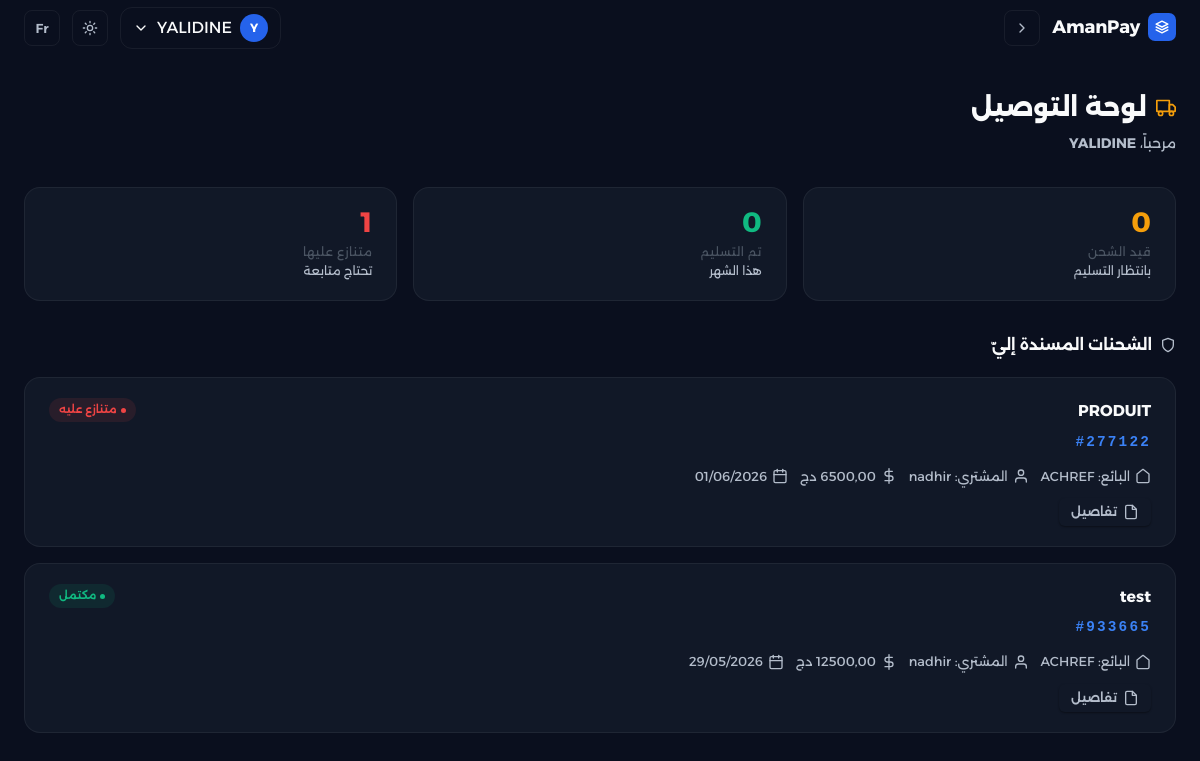
Screenshot of /dashboard/delivery/ (signed in) with the database file from the repository.
### accounts/models.py (models this page shows, shortened)
class User(AbstractUser):
    class Role(models.TextChoices):
        BUYER = 'BUYER', _('مشتري')
        SELLER = 'SELLER', _('بائع')
        DELIVERY = 'DELIVERY', _('شركة توصيل')
    role = models.CharField(
        max_length=10,
        choices=Role.choices,
        verbose_name=_('الدور'),
    )
    phone = models.CharField(
        max_length=20,
        blank=True,
        verbose_name=_('رقم الهاتف'),
    )
    store_name = models.CharField(
        max_length=150,
        blank=True,
        verbose_name=_('اسم المتجر'),
    )
    store_description = models.TextField(
        blank=True,
        verbose_name=_('وصف المتجر'),
    )
    national_id = models.CharField(
        max_length=18,
        blank=True,
        null=True,
        verbose_name=_('رقم التعريف الوطني'),
    )
    commercial_register = models.CharField(
        max_length=20,
        blank=True,
        null=True,
        verbose_name=_('رقم السجل التجاري'),
    )
    company_name = models.CharField(
        max_length=150,
        blank=True,
        verbose_name=_('اسم شركة التوصيل'),
    )
    company_registration = models.CharField(
        max_length=100,
        blank=True,
        verbose_name=_('رقم تسجيل الشركة'),
    )
    is_verified = models.BooleanField(
        default=False,
        verbose_name=_('موثق'),
    )
    class Meta:
        verbose_name = _('مستخدم')
        verbose_name_plural = _('المستخدمون')

### transactions/models.py (models this page shows, shortened)
class Transaction(models.Model):
    class Status(models.TextChoices):
        PENDING = 'PENDING', _('في الانتظار')
        FUNDED = 'FUNDED', _('ممول')
        SHIPPED = 'SHIPPED', _('تم الشحن')
        DELIVERED = 'DELIVERED', _('تم التسليم')
        COMPLETED = 'COMPLETED', _('مكتمل')
        DISPUTED = 'DISPUTED', _('متنازع عليه')
        REFUNDED = 'REFUNDED', _('مسترجع')
        CANCELLED = 'CANCELLED', _('ملغى')
    code = models.CharField(
        max_length=6,
        unique=True,
        default=_generate_transaction_code,
        editable=False,
        verbose_name=_('كود المعاملة'),
    )
    seller = models.ForeignKey(
        settings.AUTH_USER_MODEL,
        on_delete=models.PROTECT,
        related_name='sales',
        verbose_name=_('البائع'),
    )
    buyer = models.ForeignKey(
        settings.AUTH_USER_MODEL,
        on_delete=models.SET_NULL,
        related_name='purchases',
        null=True,
        blank=True,
        verbose_name=_('المشتري'),
    )
    delivery_company = models.ForeignKey(
        settings.AUTH_USER_MODEL,
        on_delete=models.SET_NULL,
        null=True,
        blank=True,
        related_name='deliveries',
        verbose_name=_('شركة التوصيل'),
    )
    product_name = models.CharField(
        max_length=255,
        verbose_name=_('اسم المنتج'),
    )
    description = models.TextField(
        blank=True,
        verbose_name=_('الوصف'),
    )
    amount = models.DecimalField(
        max_digits=12,
        decimal_places=2,
        verbose_name=_('المبلغ'),
    )
    status = models.CharField(
        max_length=10,
        choices=Status.choices,
        default=Status.PENDING,
        verbose_name=_('الحالة'),
    )
    created_at = models.DateTimeField(auto_now_add=True, verbose_name=_('تاريخ الإنشاء'))
    updated_at = models.DateTimeField(auto_now=True, verbose_name=_('تاريخ التحديث'))
    release_date = models.DateTimeField(
        null=True,
        blank=True,
        verbose_name=_('تاريخ الإفراج عن المبلغ'),
    )
    dispute_reason = models.TextField(
        null=True,
        blank=True,
        verbose_name=_('وصف النزاع'),
    )
    dispute_opened_by = models.ForeignKey(
        settings.AUTH_USER_MODEL,
        on_delete=models.SET_NULL,
        null=True,
        blank=True,
        related_name='disputes_opened',
        verbose_name=_('فاتح النزاع'),
    )
    dispute_opened_at = models.DateTimeField(
        null=True,
        blank=True,
        verbose_name=_('تاريخ فتح النزاع'),
    )
    dispute_acknowledged_at = models.DateTimeField(
        null=True,
        blank=True,
        verbose_name=_('تاريخ الاطلاع على النزاع'),
    )
    dispute_acknowledged_by = models.ForeignKey(
        settings.AUTH_USER_MODEL,
        on_delete=models.SET_NULL,
        null=True,
        blank=True,
        related_name='disputes_acknowledged',
        verbose_name=_('من اطّلع على النزاع'),
    )
    class Meta:
        verbose_name = _('معاملة')
        verbose_name_plural = _('المعاملات')
        ordering = ['-created_at']

### accounts/views.py (the view)
# urls.py: path('dashboard/delivery/', views.delivery_dashboard_view, name='delivery_dashboard'),
@login_required
def delivery_dashboard_view(request):
    from transactions.models import Transaction
    transactions = Transaction.objects.filter(delivery_company=request.user).order_by('-created_at')
    shipped_count   = transactions.filter(status='SHIPPED').count()
    delivered_count = transactions.filter(status='DELIVERED').count()
    disputed_count  = transactions.filter(status='DISPUTED').count()
    return render(request, 'accounts/delivery_dashboard.html', {
        'transactions': transactions,
        'shipped_count':   shipped_count,
        'delivered_count': delivered_count,
        'disputed_count':  disputed_count,
    })

### templates/accounts/delivery_dashboard.html (shortened to what this page needs)
{% extends "base.html" %}
{% load i18n %}
{% block content %}
<div class="page-header">
  <h1>
    {% trans "لوحة التوصيل" %}
  </h1>
  <p>{% trans "مرحباً" %}، <strong>{{ user.company_name|default:user.username }}</strong></p>
</div>
<div class="stats-row">
  <div class="stat-card">
    <div class="stat-value yellow">{{ shipped_count|default:"0" }}</div>
    <div class="stat-label">{% trans "قيد الشحن" %}</div>
    <div class="stat-sublabel">{% trans "بانتظار التسليم" %}</div>
  </div>
  <div class="stat-card">
    <div class="stat-value green">{{ delivered_count|default:"0" }}</div>
    <div class="stat-label">{% trans "تم التسليم" %}</div>
    <div class="stat-sublabel">{% trans "هذا الشهر" %}</div>
  </div>
  <div class="stat-card">
    <div class="stat-value red">{{ disputed_count|default:"0" }}</div>
    <div class="stat-label">{% trans "متنازع عليها" %}</div>
    <div class="stat-sublabel">{% trans "تحتاج متابعة" %}</div>
  </div>
</div>
<div class="flex-between mb-2" style="margin-bottom:1.25rem;">
  <h3 style="font-size:0.95rem;font-weight:700;display:flex;align-items:center;gap:0.5rem;">
    <svg class="icon-sm" viewBox="0 0 24 24" fill="none" stroke="currentColor" stroke-width="2" stroke-linecap="round" stroke-linejoin="round" style="color:var(--muted-l);"><path d="M12 22s8-4 8-10V5l-8-3-8 3v7c0 6 8 10 8 10z"/></svg>
    {% trans "الشحنات المسندة إليّ" %}
  </h3>
</div>
{% if transactions %}
  {% for tx in transactions %}
  <div class="shipment-card">
    <div class="shipment-top">
      <div class="shipment-info">
        <h4>{{ tx.product_name }}</h4>
        <span class="tx-code">#{{ tx.code }}</span>
      </div>
      <span class="badge badge-{{ tx.status|lower }}">{{ tx.get_status_display }}</span>
    </div>
    <div class="shipment-meta">
      <span class="meta-item">
        <svg class="icon-sm" viewBox="0 0 24 24" fill="none" stroke="currentColor" stroke-width="2" stroke-linecap="round" stroke-linejoin="round"><path d="M3 9l9-7 9 7v11a2 2 0 0 1-2 2H5a2 2 0 0 1-2-2z"/></svg>
        {% trans "البائع" %}: {{ tx.seller.username }}
      </span>
      <span class="meta-item">
        <svg class="icon-sm" viewBox="0 0 24 24" fill="none" stroke="currentColor" stroke-width="2" stroke-linecap="round" stroke-linejoin="round"><path d="M20 21v-2a4 4 0 0 0-4-4H8a4 4 0 0 0-4 4v2"/><circle cx="12" cy="7" r="4"/></svg>
        {% trans "المشتري" %}: {{ tx.buyer.username|default:"—" }}
      </span>
      <span class="meta-item">
        <svg class="icon-sm" viewBox="0 0 24 24" fill="none" stroke="currentColor" stroke-width="2" stroke-linecap="round" stroke-linejoin="round"><line x1="12" y1="1" x2="12" y2="23"/><path d="M17 5H9.5a3.5 3.5 0 0 0 0 7h5a3.5 3.5 0 0 1 0 7H6"/></svg>
        {{ tx.amount }} {% trans "دج" %}
      </span>
      <span class="meta-item">
        <svg class="icon-sm" viewBox="0 0 24 24" fill="none" stroke="currentColor" stroke-width="2" stroke-linecap="round" stroke-linejoin="round"><rect x="3" y="4" width="18" height="18" rx="2" ry="2"/><line x1="16" y1="2" x2="16" y2="6"/><line x1="8" y1="2" x2="8" y2="6"/><line x1="3" y1="10" x2="21" y2="10"/></svg>
        {{ tx.created_at|date:"d/m/Y" }}
      </span>
    </div>
    <div class="actions-row" style="margin-top:0.75rem;">
      <a href="{% url 'transactions:detail' tx.pk %}" class="btn btn-ghost btn-sm">
        <svg class="icon-sm" viewBox="0 0 24 24" fill="none" stroke="currentColor" stroke-width="2" stroke-linecap="round" stroke-linejoin="round"><path d="M14 2H6a2 2 0 0 0-2 2v16a2 2 0 0 0 2 2h12a2 2 0 0 0 2-2V8z"/><polyline points="14 2 14 8 20 8"/></svg>
        {% trans "تفاصيل" %}
      </a>
    </div>
  </div>
  {% endfor %}
{% endif %}
{% endblock %}

### templates/base.html (shortened to what this page needs)
{% load i18n %}
{% load static %}
<!DOCTYPE html>
<html lang="{{ LANGUAGE_CODE }}" dir="{% if LANGUAGE_CODE == 'ar' %}rtl{% else %}ltr{% endif %}">
<head>
  <link rel="stylesheet" href="{% static 'css/design-system.css' %}">
</head>
<body>
<nav class="navbar">
  {% load i18n %}{% get_current_language as CURRENT_LANG %}
  <div class="navbar-start">
    <a href="{% url 'accounts:home_redirect' %}" class="navbar-brand">
      <span class="brand-icon">
        <svg width="14" height="14" viewBox="0 0 24 24" fill="none" stroke="currentColor" stroke-width="2.5" stroke-linecap="round" stroke-linejoin="round"><path d="M12 2L2 7l10 5 10-5-10-5z"/><path d="M2 17l10 5 10-5"/><path d="M2 12l10 5 10-5"/></svg>
      </span>
      AmanPay
    </a>
    {% if request.resolver_match.url_name != 'landing' %}
      <button onclick="goBack()" type="button" class="navbar-btn" title="{% trans 'رجوع' %}">
        <svg class="icon-sm" viewBox="0 0 24 24" fill="none" stroke="currentColor" stroke-width="2" stroke-linecap="round" stroke-linejoin="round">
          {% if LANGUAGE_CODE == 'ar' %}<polyline points="9 18 15 12 9 6"/>{% else %}<polyline points="15 18 9 12 15 6"/>{% endif %}
        </svg>
      </button>
    {% endif %}
  </div>
  <div class="navbar-actions">
    {% if user.is_authenticated %}
      <div class="user-dropdown" id="userDropdown">
        <button type="button" class="user-dropdown-toggle" aria-haspopup="true" aria-expanded="false">
          <span class="navbar-avatar">{{ user.username|first|upper }}</span>
          <span class="navbar-user-name">{{ user.username }}</span>
          <svg class="icon-sm" viewBox="0 0 24 24" fill="none" stroke="currentColor" stroke-width="2" stroke-linecap="round" stroke-linejoin="round"><polyline points="6 9 12 15 18 9"/></svg>
        </button>
      </div>
    {% endif %}
    <button id="themeToggle" class="navbar-btn" type="button"
            title="{% trans 'تبديل المظهر' %}" aria-label="{% trans 'تبديل المظهر' %}">
      <svg class="icon-sun icon-sm" viewBox="0 0 24 24" fill="none" stroke="currentColor" stroke-width="2" stroke-linecap="round" stroke-linejoin="round"><circle cx="12" cy="12" r="4"/><path d="M12 2v2M12 20v2M4.93 4.93l1.41 1.41M17.66 17.66l1.41 1.41M2 12h2M20 12h2M6.34 17.66l-1.41 1.41M19.07 4.93l-1.41 1.41"/></svg>
    </button>
    {% if CURRENT_LANG == 'fr' %}
      <form action="/i18n/setlang/" method="post" style="display:inline">
        {% csrf_token %}
        <input name="next" type="hidden" value="{{ request.get_full_path|slice:'3:' }}">
        <input name="language" type="hidden" value="ar">
        <button class="navbar-btn" type="submit">ع</button>
      </form>
    {% else %}
      <form action="/i18n/setlang/" method="post" style="display:inline">
        <button class="navbar-btn" type="submit">Fr</button>
      </form>
    {% endif %}
  </div>
</nav>
<div class="main">
  {% block content %}{% endblock %}
</div>
  {% get_current_language as CURRENT_LANG %}
    {% get_current_language as LANG %}
</body>
</html>

### templates/base.html (style rules this page uses)
*, *::before, *::after { box-sizing: border-box; margin: 0; padding: 0; }
:root { --shadow-xs: 0 1px 2px rgba(0,0,0,0.4); --bg: var(--bg-primary); --bg2: var(--bg-secondary); --bg3: #1E2A3B; --surface: rgba(255,255,255,0.03); --surface-h: rgba(255,255,255,0.05); --border-h: var(--border-active); --indigo: var(--blue-primary); --indigo-h: #1D4ED8; --indigo-s: var(--blue-light); --green-s: #34D399; --text: var(--text-primary); --muted: var(--text-muted); --muted-l: var(--text-secondary); --radius: var(--radius-lg); --blur: 0px; --shadow: var(--shadow-md); --shadow-lg: 0 20px 60px rgba(0,0,0,0.6); --glow-i: var(--shadow-blue); --glow-g: 0 0 30px rgba(16,185,129,0.15); }
body { font-family: var(--font-family); background: var(--bg-primary); color: var(--text-primary); min-height: 100vh; line-height: 1.6; -webkit-font-smoothing: antialiased; }
.main { max-width: 1200px; margin: 0 auto; padding: 32px 24px; }
.btn { display: inline-flex; align-items: center; justify-content: center; gap: 6px; padding: 10px 20px; border-radius: var(--radius-sm); font-family: inherit; font-size: 0.875rem; font-weight: 600; cursor: pointer; border: none; text-decoration: none; transition: var(--transition); white-space: nowrap; }
.btn { box-shadow: var(--shadow-xs); }
.btn-sm { padding: 6px 12px; font-size: 0.78rem; border-radius: 6px; }
.flex-between { display: flex; align-items: center; justify-content: space-between; }
.mb-2 { margin-bottom: 16px; }

### templates/accounts/delivery_dashboard.html (style rules this page uses)
.page-header { margin-bottom: 2rem; }
.page-header h1 { font-size: 1.55rem; font-weight: 900; display: flex; align-items: center; gap: 0.6rem; }
.page-header p { color: var(--muted-l); font-size: 0.87rem; margin-top: 0.3rem; }
.stats-row { display: grid; grid-template-columns: repeat(auto-fit, minmax(180px, 1fr)); gap: 1rem; margin-bottom: 2rem; }
.shipment-card { padding: 1.25rem 1.5rem; margin-bottom: 1rem; transition: border-color 0.2s; border: 1px solid var(--border); border-radius: var(--radius-lg); background: var(--bg-card); }
.shipment-top { display: flex; align-items: flex-start; justify-content: space-between; gap: 1rem; flex-wrap: wrap; }
.shipment-info h4 { font-size: 0.98rem; font-weight: 700; margin-bottom: 0.25rem; }
.shipment-meta { display: flex; flex-wrap: wrap; gap: 0.75rem; margin-top: 0.75rem; font-size: 0.81rem; color: var(--muted-l); }
.meta-item { display: flex; align-items: center; gap: 0.3rem; }
.actions-row { display: flex; gap: 0.6rem; flex-wrap: wrap; margin-top: 1rem; }
.tx-code { font-family: monospace; font-size: 0.9rem; letter-spacing: 0.15em; color: var(--indigo-s); font-weight: 700; }

### rows the page displays
User: username|first "Y", username "YALIDINE", company_name "YALIDINE"
Transaction: product_name "PRODUIT", code "277122", status "متنازع عليه", seller.username "ACHREF", buyer.username "nadhir", created_at "01/06/2026"
Transaction: product_name "test", code "933665", status "مكتمل", seller.username "ACHREF", buyer.username "nadhir", amount "12500,00", created_at "29/05/2026"

### other values shown
{{ shipped_count|default:"0" }} "0"
{{ delivered_count|default:"0" }} "0"
{{ disputed_count|default:"0" }} "1"
